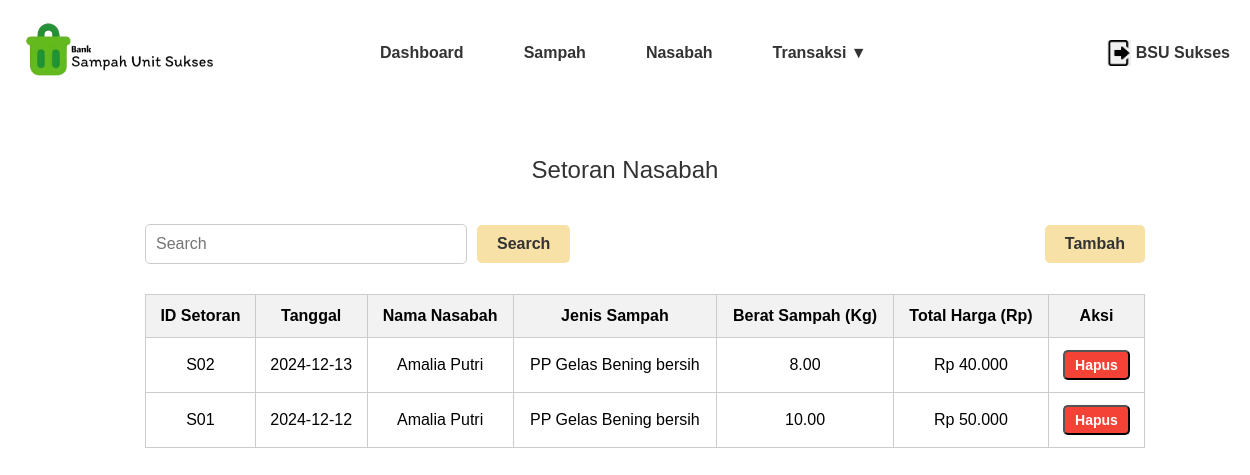
The app's page /Setoran_nasabah.php (signed in) with its own data.
### tables this page shows
CREATE TABLE `setoran` (
  `ID_Setoran` varchar(10) NOT NULL,
  `ID_Nasabah` int(11) DEFAULT NULL,
  `ID_Sampah` varchar(10) DEFAULT NULL,
  `Tanggal` date DEFAULT NULL,
  `Berat_Sampah` decimal(10,2) DEFAULT NULL,
  `Total_Harga` decimal(10,2) DEFAULT NULL
);

CREATE TABLE `nasabah` (
  `ID_Nasabah` int(11) NOT NULL,
  `Nama_Nasabah` varchar(100) DEFAULT NULL,
  `Nomor_Induk` varchar(50) DEFAULT NULL,
  `Alamat_Nasabah` text DEFAULT NULL
);

CREATE TABLE `sampah` (
  `ID_Sampah` varchar(10) NOT NULL,
  `Jenis_Sampah` varchar(50) DEFAULT NULL,
  `Harga_Beli` decimal(10,2) DEFAULT NULL,
  `Harga_Jual` decimal(10,2) DEFAULT NULL
);

### Setoran_nasabah.php (the view, shortened to what this page needs)
<?php
include 'config.php';
?>
<!DOCTYPE html>
<html lang="en">
<head>
    <link rel="stylesheet" href="styles.css">
</head>
<body>
    <div class="header">
        <img src="foto/logo.png" alt="Bank Sampah Unit Sukses Logo" class="logo">
        <div class="nav">
            <a href="dashboard.php">Dashboard</a>
            <a href="data_sampah.php">Sampah</a>
            <a href="data_nasabah.php">Nasabah</a>
            <div class="dropdown">
                <span class="dropdown-toggle">Transaksi ▼</span>
            </div>
        </div>
        <div class="user-info">
            <img src="foto/logout.png" alt="User Icon">
            <a href="logout.php" style="text-decoration: none; color: #333; font-weight: bold;">
                <span>BSU Sukses</span>
            </a>
        </div>
    </div>
    <div class="setoran-title">Setoran Nasabah</div>
    <div class="search-table-container">
        <div class="search-bar">
            <input type="text" placeholder="Search" id="searchInput">
            <button onclick="performSearch()">Search</button>
            <button class="tambah-button" onclick="window.location.href='tambah_setoran_nasabah.php'">Tambah</button>
        </div>
        <table>
            <thead>
                <tr>
                    <th>ID Setoran</th>
                    <th>Tanggal</th>
                    <th>Nama Nasabah</th>
                    <th>Jenis Sampah</th>
                    <th>Berat Sampah (Kg)</th>
                    <th>Total Harga (Rp)</th>
                    <th>Aksi</th>
                </tr>
            </thead>
            <tbody id="dataTable">
                <?php
                $query = "
                    SELECT s.ID_Setoran, s.Tanggal, n.Nama_Nasabah, sm.Jenis_Sampah, s.Berat_Sampah, s.Total_Harga
                    FROM setoran s
                    JOIN nasabah n ON s.ID_Nasabah = n.ID_Nasabah
                    JOIN sampah sm ON s.ID_Sampah = sm.ID_Sampah
                    ORDER BY s.Tanggal DESC
                ";
                $result = $conn->query($query);
                if ($result && $result->num_rows > 0) {
                    while ($row = $result->fetch_assoc()) {
                        $formatted_harga = 'Rp ' . number_format($row['Total_Harga'], 0, ',', '.');
                        echo "<tr data-id='{$row['ID_Setoran']}'>
                                <td>{$row['ID_Setoran']}</td>
                                <td>{$row['Tanggal']}</td>
                                <td>{$row['Nama_Nasabah']}</td>
                                <td>{$row['Jenis_Sampah']}</td>
                                <td>{$row['Berat_Sampah']}</td>
                                <td>$formatted_harga</td>
                                <td><button class='btn btn-delete' onclick=\"deleteRecord('{$row['ID_Setoran']}')\">Hapus</button></td>
                              </tr>";
                    }
                } else {
                    echo "<tr><td colspan='7'>Tidak ada data setoran</td></tr>";
                }
                ?>
            </tbody>
        </table>
    </div>
</body>
</html>

### styles.css (style rules this page uses)
body { font-family: Arial, sans-serif; margin: 0; padding: 0; background-color: #ffffff; }
.header { margin-top: 30px; display: flex; align-items: center; justify-content: space-between; padding: 10px 20px; background-color: #ffffff; position: sticky; top: 0; z-index: 1000; }
.header img.logo { position: fixed; top: 20px; left: 20px; width: 200px; height: auto; }
.nav { margin-left: 120px; display: flex; gap: 60px; justify-content: center; flex-grow: 1; position: relative; }
.nav a, .dropdown-toggle { text-decoration: none; color: #333; font-weight: bold; cursor: pointer; }
.dropdown { position: relative; display: inline-block; }
.user-info { display: flex; align-items: center; gap: 5px; }
.user-info img { width: 24px; vertical-align: middle; }
.search-table-container { display: flex; flex-direction: column; align-items: center; padding: 20px; width: 100%; }
.search-bar { display: flex; align-items: center; gap: 10px; width: 80%; margin-bottom: 20px; }
.search-bar input[type="text"] { padding: 10px; font-size: 16px; border: 1px solid #ccc; border-radius: 5px; width: 300px; }
.search-bar button { background-color: #f8e1a6; border: none; padding: 10px 20px; cursor: pointer; font-size: 16px; color: #333; border-radius: 5px; font-weight: bold; }
.search-bar .tambah-button { margin-left: auto; background-color: #f8e1a6; color: #333; }
table { width: 80%; border-collapse: collapse; margin-top: 10px; }
th, td { padding: 12px; border: 1px solid #ccc; text-align: center; }
th { background-color: #f2f2f2; }
.btn { padding: 5px 10px; border-radius: 5px; cursor: pointer; font-size: 14px; font-weight: bold; color: #fff; }
.btn-delete { background-color: #f44336; }
.setoran-title { margin-top: 60px; padding: 20px; font-size: 24px; color: #333; text-align: center; }

### records on screen
setoran: ID_Setoran "S02", Tanggal "2024-12-13", ID_Nasabah.Nama_Nasabah "Amalia Putri", ID_Sampah.Jenis_Sampah "PP Gelas Bening bersih", Berat_Sampah "8.00", Total_Harga "Rp 40.000"
setoran: ID_Setoran "S01", Tanggal "2024-12-12", ID_Nasabah.Nama_Nasabah "Amalia Putri", ID_Sampah.Jenis_Sampah "PP Gelas Bening bersih", Berat_Sampah "10.00", Total_Harga "Rp 50.000"
